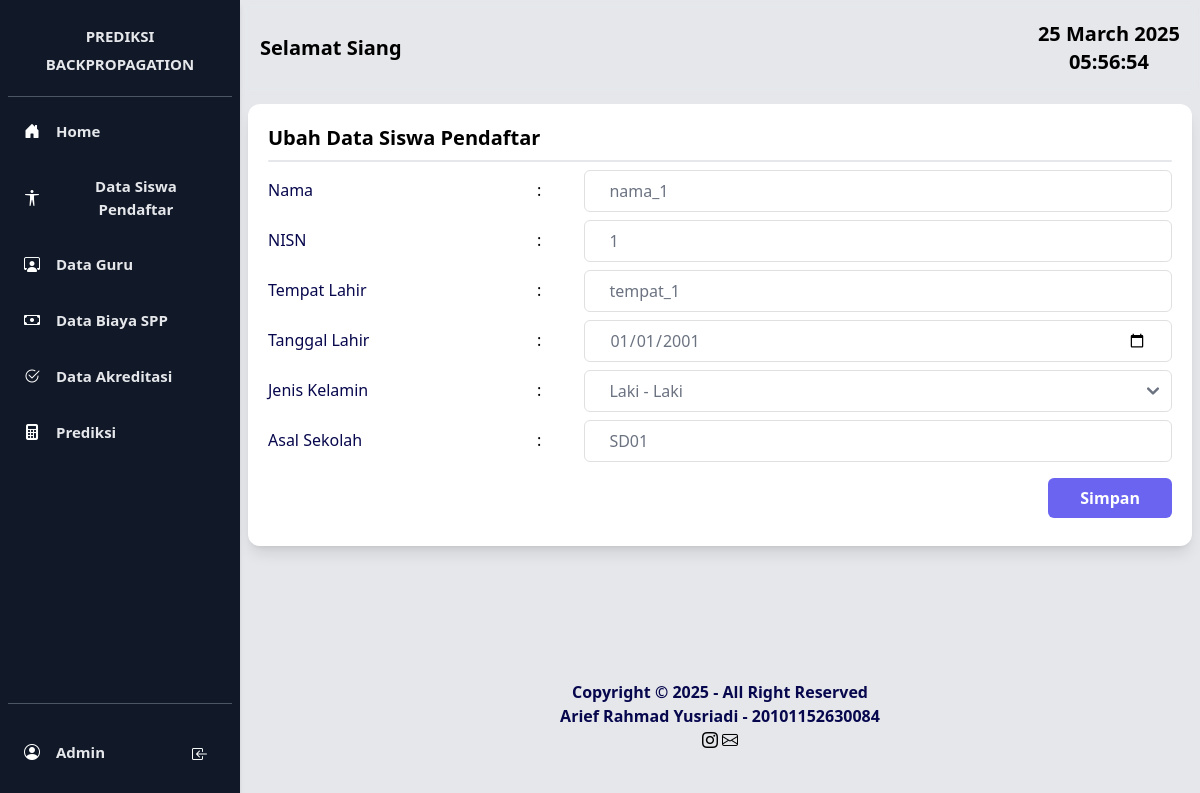
/?p=data_pendaftar&a=edit&i=1 (signed in), run on the app's committed database.
### tables this page shows
CREATE TABLE IF NOT EXISTS `data_pendaftar` (
  `id` int NOT NULL AUTO_INCREMENT,
  `nama` varchar(50) DEFAULT NULL,
  `nisn` varchar(50) DEFAULT NULL,
  `tmpt_lahir` varchar(50) DEFAULT NULL,
  `tgl_lahir` date DEFAULT NULL,
  `jk` enum('Laki - Laki','Perempuan') DEFAULT NULL,
  `asal_sekolah` varchar(50) DEFAULT NULL,
  `tgl_input` datetime DEFAULT CURRENT_TIMESTAMP,
  PRIMARY KEY (`id`)
);

### apps/apis.php (called while the page is built, shortened)
<?php
$host = 'localhost';
$user = 'root';
$password = '';
$conn = mysqli_connect($host, $user, $password);
function getRecord($tabel, $field, $where): mysqli_result|bool
{
    global $conn;
    return mysqli_query($conn, "SELECT $field FROM $tabel $where");
}
function fetch($query){
    $data = mysqli_fetch_array($query);
    return $data;
}

### pages/data_pendaftar/edit.php (the view, shortened to what this page needs)
<?php
$id = $_GET['i'];
$query = getRecord("data_pendaftar", "*", "WHERE id='$id'");
$row = fetch($query);
?>
<div class="rounded-xl p-5 bg-white shadow-lg">
    <h1 class="font-bold text-xl">Ubah Data Siswa Pendaftar</h1>
    <div class="flex bg-gray-200 mt-2 h-0.5 rounded"></div>
    <div class="py-2">
        <form action="" method="POST">
            <div class="grid grid-cols-1 gap-2">
                <div class="flex">
                    <label for="nama" class="w-[25%] py-2 text-[#07074D] font-medium">Nama</label>
                    <div class="text-center py-2 w-[10%]">:</div>
                    <input id="nama" type="text" required name="nama" value="<?= $row['nama'] ?>"
                        class="w-[65%] rounded-md border border-[#e0e0e0] bg-white py-2 px-6 text-base font-medium text-[#6B7280] outline-none focus:border-[#6A64F1] focus:shadow-md">
                </div>
                <div class="flex">
                    <label for="nisn" class="w-[25%] py-2 text-[#07074D] font-medium">NISN</label>
                    <div class="text-center py-2 w-[10%]">:</div>
                    <input id="nisn" type="number" required name="nisn" value="<?= $row['nisn'] ?>"
                        class="w-[65%] rounded-md border border-[#e0e0e0] bg-white py-2 px-6 text-base font-medium text-[#6B7280] outline-none focus:border-[#6A64F1] focus:shadow-md">
                </div>
                <div class="flex">
                    <label for="tempat" class="w-[25%] py-2 text-[#07074D] font-medium">Tempat Lahir</label>
                    <div class="text-center py-2 w-[10%]">:</div>
                    <input id="tempat" type="text" required name="tempat" value="<?= $row['tmpt_lahir'] ?>"
                        class="w-[65%] rounded-md border border-[#e0e0e0] bg-white py-2 px-6 text-base font-medium text-[#6B7280] outline-none focus:border-[#6A64F1] focus:shadow-md">
                </div>
                <div class="flex">
                    <label for="tgl" class="w-[25%] py-2 text-[#07074D] font-medium">Tanggal Lahir</label>
                    <div class="text-center py-2 w-[10%]">:</div>
                    <input id="tgl" type="date" required name="tgl" value="<?= $row['tgl_lahir'] ?>"
                        class="w-[65%] rounded-md border border-[#e0e0e0] bg-white py-2 px-6 text-base font-medium text-[#6B7280] outline-none focus:border-[#6A64F1] focus:shadow-md">
                </div>
                <div class="flex">
                    <label for="jk" class="w-[25%] py-2 text-[#07074D] font-medium">Jenis Kelamin</label>
                    <div id="jk" class="text-center py-2 w-[10%]">:</div>
                    <?php
                        $a = $row['jk'];
                        if ($a == 'Laki - Laki')
                            $A = "selected";
                        else
                            $A = "";
                    ?>
                    <select name="jk" require class="w-[65%] rounded-md border border-[#e0e0e0] bg-white py-2 px-6 text-base font-medium text-[#6B7280] outline-none focus:border-[#6A64F1] focus:shadow-md">
                        <option value="A" <?= $A ?>>Laki - Laki</option>
                    </select>
                </div>
                <div class="flex">
                    <label for="as" class="w-[25%] py-2 text-[#07074D] font-medium">Asal Sekolah</label>
                    <div class="text-center py-2 w-[10%]">:</div>
                    <input id="as" type="text" required name="as" value="<?= $row['asal_sekolah'] ?>"
                        class="w-[65%] rounded-md border border-[#e0e0e0] bg-white py-2 px-6 text-base font-medium text-[#6B7280] outline-none focus:border-[#6A64F1] focus:shadow-md">
                </div>
                <div class="mt-2 flex flex-row-reverse">
                    <button name="btnSave"
                        class="hover:shadow-form w-[20vh] rounded-md bg-[#6A64F1] py-2 px-8 text-center text-base font-semibold text-white outline-none">Simpan</button>
                </div>
            </div>
        </form>
    </div>
</div>

### data on the page
data_pendaftar: nama "nama_1", nisn "1", tempat "tempat_1", tgl "01/01/2001", as "SD01"

### other printed values
$user "Admin"
$waktu "Siang"
